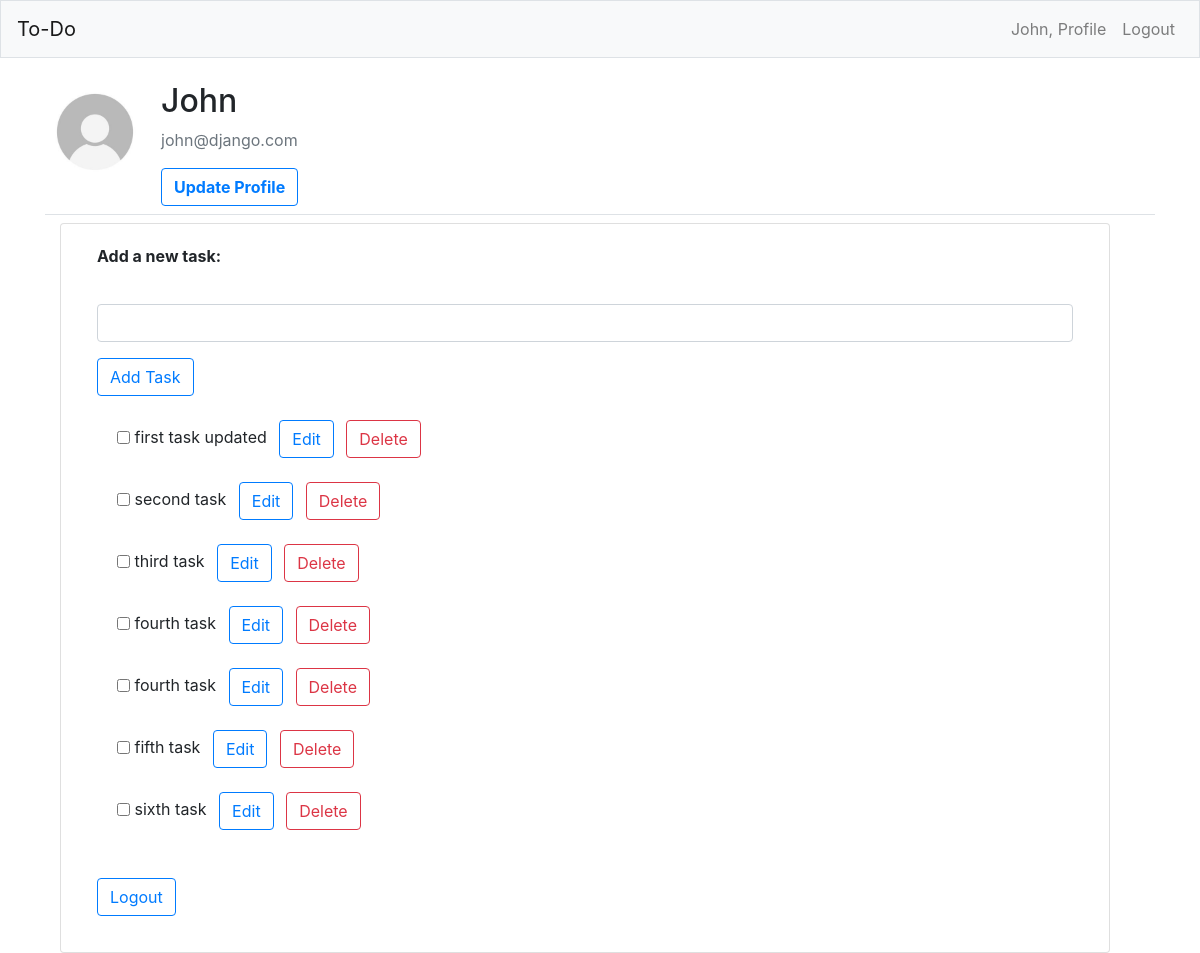
Screenshot of /users/profile/3/ (signed in) with the database file from the repository.
### users/models.py (models this page shows, shortened)
class Profile(models.Model):
    user = models.OneToOneField(User, on_delete=models.CASCADE)
    image = models.ImageField(default='default.jpeg', upload_to='profile_pics')

### tasks/models.py (models this page shows)
class Task(models.Model):
    user = models.ForeignKey(User, on_delete=models.CASCADE)
    content = models.CharField(max_length=200)
    is_completed = models.BooleanField(default=False)
    def __str__(self):
        return self.content

### users/views.py (the view)
# urls.py: path('profile/<int:pk>/', views.profile, name='profile'),
@login_required
def profile(request, pk):
    if request.method != 'POST':
        add_form = AddTask()
    else:
        add_form = AddTask(data=request.POST)
        if add_form.is_valid():
            task = Task(user=User.objects.get(id=pk), content=add_form.save(commit=False))
            task.save()
            return redirect('users:profile', request.user.id)
    tasks = Task.objects.filter(user_id=pk)
    context = {'tasks':tasks, 'add_form':add_form}
    return render(request, 'users/profile.html', context)

### tasks/forms.py
class AddTask(forms.ModelForm):
    class Meta:
        model = Task
        fields = ['content']
        labels = {'content':''}

### users/templates/users/profile.html (shortened to what this page needs)
{% extends 'tasks/base.html' %})
{% load bootstrap4 %}
{% block page_header %}
    <div class="content-section">
        <div class="media">
            <img class="rounded-circle account-img avatar" width="100px" height="100px" src="{{ user.profile.image.url }}">
            <div class="media-body ml-3">
                <h2 class="account-heading">{{ user.username }}</h2>
                <p class="text-secondary">{{ user.email }}</p>
                <a href="{% url 'users:edit_profile' %}" class="add btn btn-outline-primary font-weight-bold todo-list-add-btn" >Update Profile</a>
            </div>
        </div>
    </div>
{% endblock page_header %}
{% block content %}
<div class="page-content page-container" id="page-content">
    <div class="padding">
        <div class="row container d-flex justify-content-center">
            <div class="col-md-12">
                <div class="card px-3">
                    <div class="card-body">
                        <b><p class="card-title">Add a new task:</p></b>
                        <div >
                        <form method='post' width=100>
                            {% bootstrap_form add_form %}
                        <div><button class="add btn btn-outline-primary " name="submit" >Add Task</button></div>
                        </form>
                        </div>
                        <div class="list-wrapper pt-4">
                            {% for task in tasks %}
                                <div class="form-check"> <label class="form-check-label"> <input class="checkbox" type="checkbox">
                                    {{ task }}
                                    <a class="btn btn-outline-primary ml-2 align-right" href="{% url 'tasks:edit_task' task.id %}">Edit</a>
                                    <a  class="btn btn-outline-danger ml-2 align-right" href="{% url 'tasks:delete_task' task.id %}">Delete</a>
                                    </label> </div> <br>
                            {% empty %}
                                    <p>You have no tasks to do</p>
                            {% endfor %}
                        </div>
                        <br>
                        <p><a class="btn btn-outline-primary" href="{% url 'users:logout' %}">Logout</a></p>
                    </div>
                </div>
            </div>
        </div>
    </div>
</div>
{% endblock content %}

### tasks/templates/tasks/base.html (shortened to what this page needs)
{% load static %}
{% load bootstrap4 %}
<!doctype html>
<html lang="en">
<head>
    {% bootstrap_css %}
</head>
<body>
    <nav class="navbar navbar-expand-md navbar-light bg-light mb-4 border">
        <a class="navbar-brand" href = "{% url 'tasks:index' %}">
            To-Do</a>
    <div class="collapse navbar-collapse" id="navbarCollapse">
        <ul class="navbar-nav ml-auto">
            {% if user.is_authenticated %}
            <li class="nav-item">
                <a class="nav-link" href = "{% url 'users:profile' user.id %}">{{ user.username }}, Profile</a>
            </li>
            <li class="nav-item">
                <a class="nav-link" href = "{% url 'users:logout' %}">Logout</a>
            </li>
            {% endif %}
        </ul>
    </div>
    </nav>
    <main role="main" class="container">
        <div class="pb-2 mb-2 border-bottom">
            {% block page_header %}{% endblock page_header %}
        </div>
        <div>
            {% block content %}{% endblock content %}
        </div>
    </main>
</body>
</html>

### rows the page displays
Task: content "first task updated"
Task: content "second task"
Task: content "third task"
Task: content "fourth task"
Task: content "fourth task"
Task: content "fifth task"
Task: content "sixth task"

### other values shown
{{ user.username }} "John"
{{ user.email }} "john@django.com"
